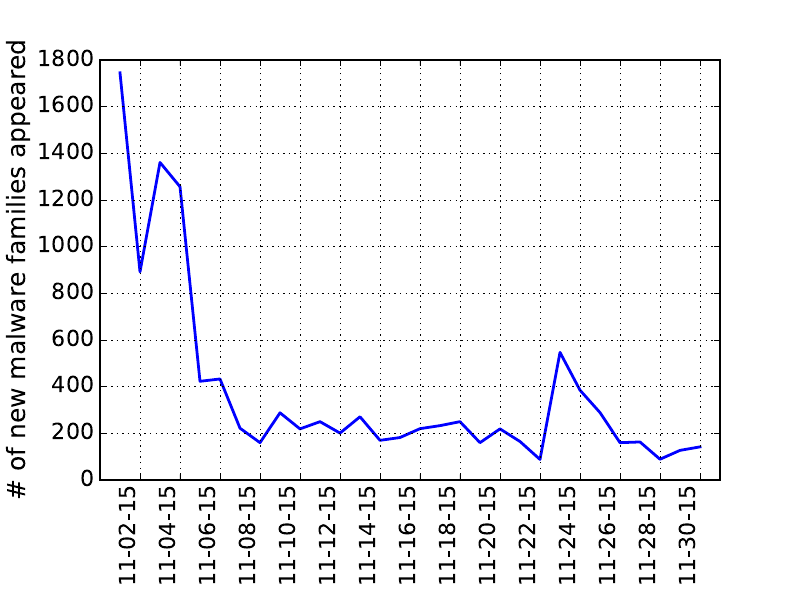

Source code (Python):
import matplotlib.pyplot as plt
import matplotlib.dates as mdates

from datetime import datetime, timedelta

from matplotlib.backends.backend_pdf import PdfPages

with open('../data/new.family.result') as f:
	lines = f.read().splitlines()

dateList = []
numList =[]

for line in lines:
	tmpList = line.split()
	dateList.append(datetime.strptime(tmpList[0], "%m/%d/%Y").date())
	numList.append(int(tmpList[1]))

newList = []
newList.append(numList[0])

index = 1

while index < len(numList):
	newList.append(numList[index] - numList[index-1])
	index += 1

days = mdates.DayLocator(interval=2)

fig, ax = plt.subplots()
ax.plot(dateList, newList, 'b-',  label='PE Malwares', linewidth=2.0)
#legend = ax.legend(loc='upper left', fontsize='large')
plt.ylabel('# of new malware families appeared', fontsize=18)

ax.xaxis.set_major_locator(days)
ax.xaxis.set_major_formatter(mdates.DateFormatter('%m-%d-%y'))
datemin = dateList[0]  - timedelta(days=1)
datemax = dateList[-1] + timedelta(days=1)

ax.set_xlim(datemin, datemax)
xticks = ax.xaxis.get_major_ticks()
xticks[0].label1.set_visible(False)

ax.grid(True)
fig.autofmt_xdate(rotation=90)
ax.xaxis.set_tick_params(labelsize=16)
ax.yaxis.set_tick_params(labelsize=16)
#plt.show()

#pdf = PdfPages('nov.pdf')
#pdf.savefig(plt.gcf())
fig.savefig('new_family.pdf')
plt.close(fig)
